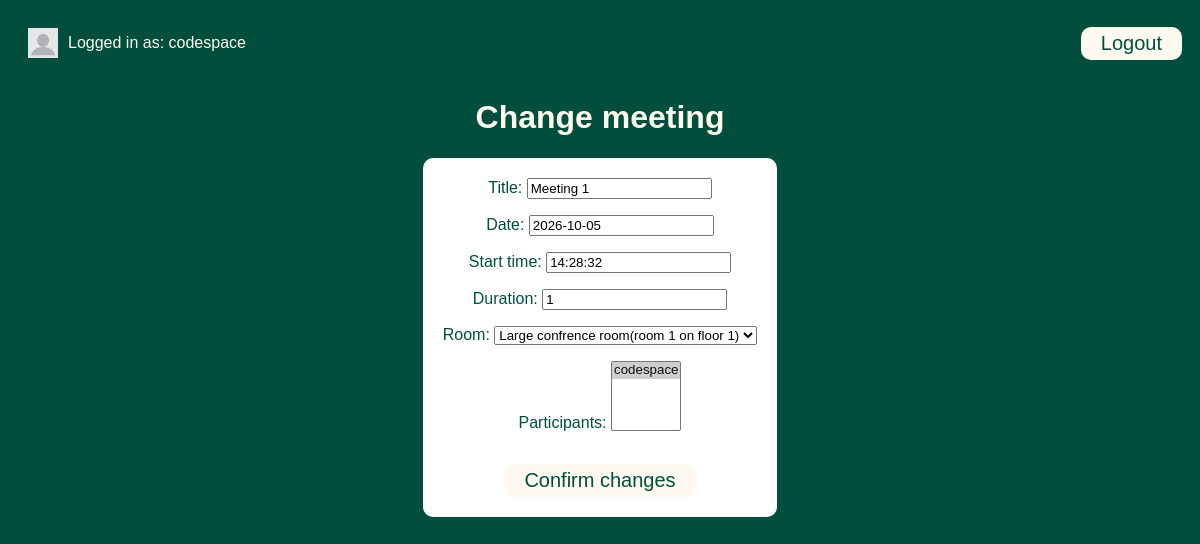
Page /meetings/edit/2 (signed in) on the earlier database version.
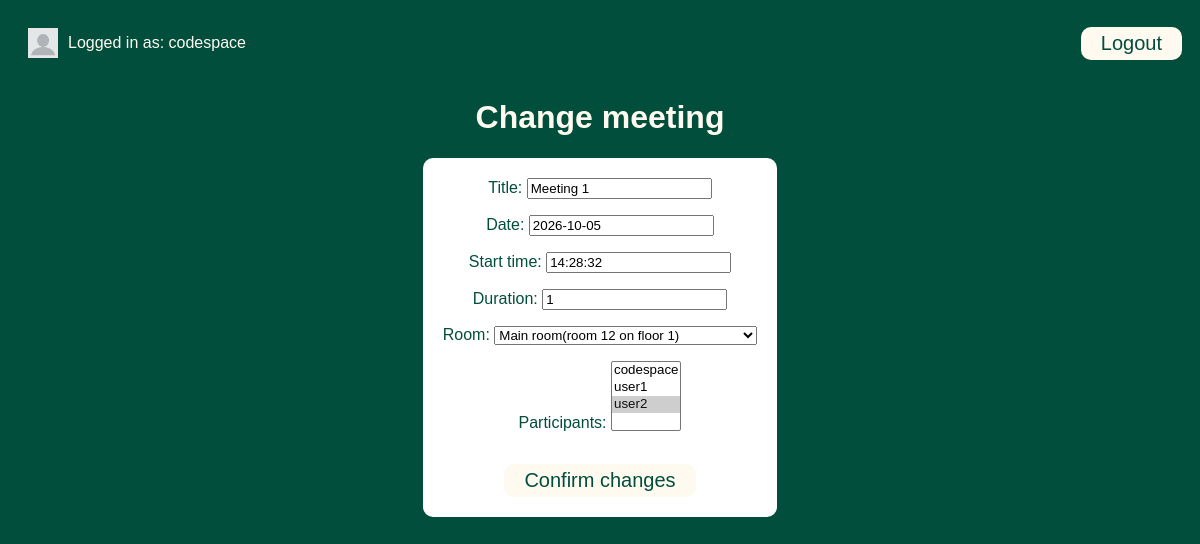
Same page on the later database version.
### meetings/models.py (models this page shows, shortened)
class Meeting(models.Model):
    title = models.CharField(max_length=200)
    date = models.DateField()
    start_time = models.TimeField(default=time(9))
    duration = models.IntegerField(default=1)
    room = models.ForeignKey(Room, on_delete=models.CASCADE)
    participants = models.ManyToManyField(get_user_model())#incase db changes we call this insted

### meetings/views.py (the view)
# urls.py: path('edit/<int:id>', views.edit, name='edit'),
@login_required
def edit(request, id):
    meeting = get_object_or_404(Meeting, pk=id)
    if request.method == "POST":
        form = MeetingForm(request.POST, instance=meeting)
        if form.is_valid():
            form.save()
            return redirect("detail", id)
    else:
        form = MeetingForm(instance=meeting)
    return render(request, "meetings/edit.html", {"form" : form})

### meetings/models.py (called while the page is built)
    def __str__(self):
        return f"{self.name}(room  {self.room_number} on floor {self.floor})"

### templates/meetings/edit.html (shortened to what this page needs)
{% extends "base.html" %}
{% block content%}
<h1>Change meeting</h1>
<form method="post" class='form'>
    <table>
        {{form}}
    </table>
    <button type="submit">Confirm changes</button>
</form>
{%endblock%}

### templates/base.html (shortened to what this page needs)
{% load static %}
<!DOCTYPE html>
<html lang="en">
<head>
    <link rel="stylesheet" href="{% static 'website/style.css' %}">
</head>
<body>
    <div class="login">
        {% if user.is_authenticated %}
            <div class="name">
                <img src="{% static 'website/profile.jpg' %}" id="profile">
                Logged in as: {{user.get_username}}
            </div>
            <form method="post" action="{%url 'logout'%}">
                <button type="submit">Logout</button>
            </form>
        {%else %}
            <a href="{% url 'login'%}" class="login">Login</a>
    {%endif%}
    </div>
    <div class="body">
    {% block content %}
    {% endblock%}
    </div>
</body>
</html>

### website/static/website/style.css (style rules this page uses)
:root { --main: #014e3c; }
body { font-family: 'Calibri', 'Trebuchet MS', sans-serif; color: floralwhite; background-color: var(--main); }
button { background-color: floralwhite; border: none; color: var(--main); border-radius: 10px; padding: 5px 20px; font-size: 20px; }
.login { justify-content: space-between; display: flex; flex-direction: row; padding: 10px; align-items: center; }
#profile { height: 30px; width: 30px; padding: 10px; }
.name { display: flex; flex-direction: row; align-items: center; }
.body { display: flex; flex-direction: column; align-items: center; }
.form { padding: 20px; gap: 1rem; display: flex; flex-direction: column; align-items: center; background-color: white; color: var(--main); border-radius: 10px; }

Differences in the rows shown:
changed Meeting "Meeting 1": room "Large confrence room(room 1 on floor 1)" → "Main room(room 12 on floor 1)"
Other differences:
form field participants: "codespace ☑" → "codespace / user1 / user2 ☑"
